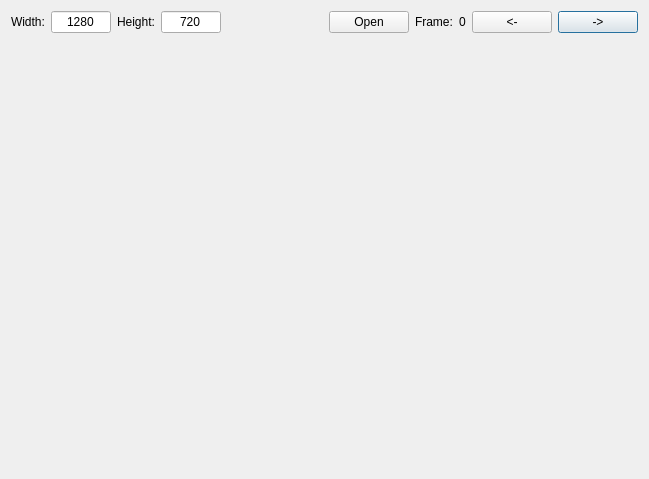
<?xml version="1.0" encoding="UTF-8"?>
<ui version="4.0">
 <class>Dialog</class>
 <widget class="QDialog" name="Dialog">
  <property name="geometry">
   <rect>
    <x>0</x>
    <y>0</y>
    <width>649</width>
    <height>479</height>
   </rect>
  </property>
  <property name="windowTitle">
   <string>YUV Display</string>
  </property>
  <layout class="QVBoxLayout" name="verticalLayout">
   <item>
    <layout class="QHBoxLayout" name="horizontalLayout">
     <item>
      <widget class="QLabel" name="widthLbl">
       <property name="text">
        <string>Width:</string>
       </property>
      </widget>
     </item>
     <item>
      <widget class="QLineEdit" name="widthEdt">
       <property name="sizePolicy">
        <sizepolicy hsizetype="Fixed" vsizetype="Fixed">
         <horstretch>0</horstretch>
         <verstretch>0</verstretch>
        </sizepolicy>
       </property>
       <property name="maximumSize">
        <size>
         <width>60</width>
         <height>16777215</height>
        </size>
       </property>
       <property name="text">
        <string>1280</string>
       </property>
       <property name="maxLength">
        <number>4</number>
       </property>
       <property name="frame">
        <bool>true</bool>
       </property>
       <property name="echoMode">
        <enum>QLineEdit::Normal</enum>
       </property>
       <property name="alignment">
        <set>Qt::AlignCenter</set>
       </property>
      </widget>
     </item>
     <item>
      <widget class="QLabel" name="heightLbl">
       <property name="text">
        <string>Height:</string>
       </property>
      </widget>
     </item>
     <item>
      <widget class="QLineEdit" name="heightEdt">
       <property name="sizePolicy">
        <sizepolicy hsizetype="Minimum" vsizetype="Fixed">
         <horstretch>0</horstretch>
         <verstretch>0</verstretch>
        </sizepolicy>
       </property>
       <property name="maximumSize">
        <size>
         <width>60</width>
         <height>16777215</height>
        </size>
       </property>
       <property name="text">
        <string>720</string>
       </property>
       <property name="maxLength">
        <number>4</number>
       </property>
       <property name="alignment">
        <set>Qt::AlignCenter</set>
       </property>
      </widget>
     </item>
     <item>
      <widget class="QLabel" name="nameLbl">
       <property name="sizePolicy">
        <sizepolicy hsizetype="Expanding" vsizetype="Preferred">
         <horstretch>0</horstretch>
         <verstretch>0</verstretch>
        </sizepolicy>
       </property>
       <property name="text">
        <string/>
       </property>
       <property name="alignment">
        <set>Qt::AlignCenter</set>
       </property>
      </widget>
     </item>
     <item>
      <widget class="QPushButton" name="openBtn">
       <property name="text">
        <string>Open</string>
       </property>
      </widget>
     </item>
     <item>
      <widget class="QLabel" name="frameLbl">
       <property name="text">
        <string>Frame:</string>
       </property>
      </widget>
     </item>
     <item>
      <widget class="QLabel" name="countLbl">
       <property name="text">
        <string>0</string>
       </property>
      </widget>
     </item>
     <item>
      <widget class="QPushButton" name="prevBtn">
       <property name="text">
        <string>&lt;-</string>
       </property>
      </widget>
     </item>
     <item>
      <widget class="QPushButton" name="nextBtn">
       <property name="text">
        <string>-&gt;</string>
       </property>
       <property name="default">
        <bool>true</bool>
       </property>
      </widget>
     </item>
    </layout>
   </item>
   <item>
    <widget class="QLabel" name="picLbl">
     <property name="text">
      <string/>
     </property>
     <property name="scaledContents">
      <bool>true</bool>
     </property>
    </widget>
   </item>
  </layout>
 </widget>
 <layoutdefault spacing="6" margin="11"/>
 <resources/>
 <connections/>
</ui>
